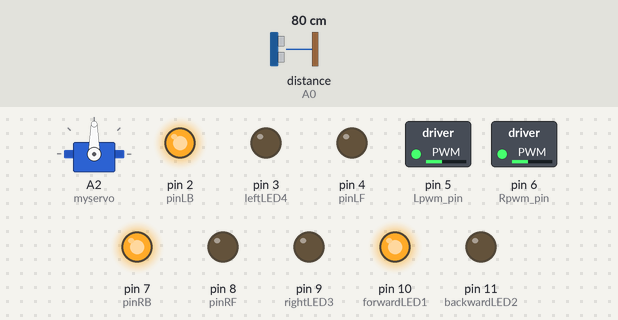
A sketch run on a simulated Arduino Uno, built with avr-gcc and run on an emulated ATmega328P. On the bench: servo, switched loads named in the sketch (green lamp = pin HIGH), output pins drawn as LEDs (lit = HIGH). Wiring (inferred from the names in the program): ultrasonic range finder: trigger A1; echo A0. Dashed ring = blinking. The inputs (shaded band) are chosen by the test bench; at power-on: distance to the obstacle (sensor on A0) 80 cm. The echo pulse lasts 58.3 µs per cm; pins used as bus, display or sensor lines are not drawn.

Above: at 1.2 s.
1.3 s: distance to the obstacle (sensor on A0) set to 23 cm
2.8 s: distance to the obstacle (sensor on A0) set to 19 cm
At 5.0 s:
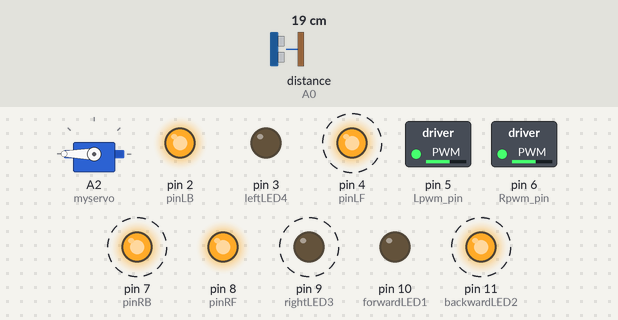
5.8 s: distance to the obstacle (sensor on A0) set to 35 cm
At 7.0 s:
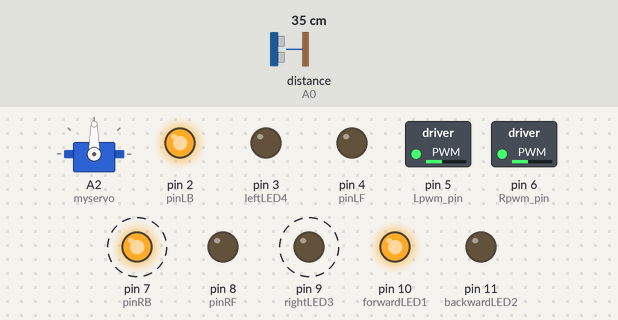
7.5 s: distance to the obstacle (sensor on A0) set to 2 cm
At 10.3 s:
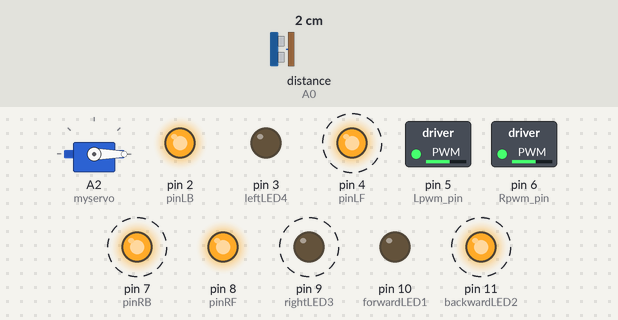
Timing chart, 0 to 11.5 s (numbered marks = the images above; inputs shaded):
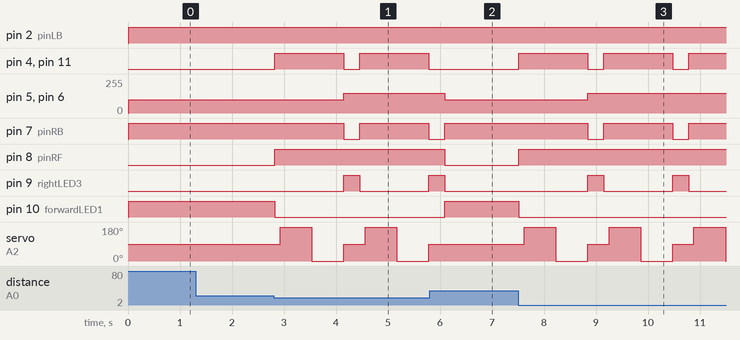

Measured:
- the behaviour switches between 21 and 20 cm on distance to the obstacle (sensor on A0) (found by bisection; images 0 and 1)
- after the input at 1.3 s, every drawn part: stays the same
- after the input at 2.8 s, pin 4 (pinLF): alternates HIGH for 1.3 s and LOW for 0.31 s, starting at once; pin 5 (Lpwm_pin): 100/255 → 150/255 after 1.3 s
- after the input at 5.8 s, pin 4 (pinLF): stays LOW (without the input it goes to HIGH after 0.29 s); pin 5 (Lpwm_pin): 150/255 → 100/255 after 0.29 s
- after the input at 7.5 s, pin 4 (pinLF): alternates HIGH for 1.3 s and LOW for 0.31 s, starting at once; pin 5 (Lpwm_pin): 100/255 → 150/255 after 1.3 s

The sketch:

Obstacle_Avoidance_Robot_Car.ino
```cpp
#include <Servo.h>
#include <Servo.h>
Servo myservo;
int Echo_Pin=A0;
int Trig_Pin=A1;
#define Lpwm_pin  5
#define Rpwm_pin  6
int pinLB=2;
int pinLF=4;
int pinRB=7;
int pinRF=8;
const int forwardLED1 = 10;
const int backwardLED2 = 11;
const int rightLED3 = 9;
const int leftLED4 = 3;
volatile int D_mix;
volatile int D_mid;
volatile int D_max;
volatile int Front_Distance;
volatile int Left_Distance;
volatile int Right_Distance;
volatile int Right_IR_Value;
volatile int Left_IR_Value;

float checkdistance() {
  digitalWrite(Trig_Pin, LOW);
  delayMicroseconds(2);
  digitalWrite(Trig_Pin, HIGH);
  delayMicroseconds(10);
  digitalWrite(Trig_Pin, LOW);
  float distance = pulseIn(Echo_Pin, HIGH) / 58.00;
  delay(10);
  return distance;
}

void Detect_Left_and_Right__distance() {
  myservo.write(180);
  delay(400);
  Left_Distance = checkdistance();
  delay(600);
  Serial.print("Left_Distance:");
  Serial.println(Left_Distance);
  myservo.write(0);
  delay(400);
  Right_Distance = checkdistance();
  delay(600);
  Serial.print("Right_Distance:");
  Serial.println(Right_Distance);
  myservo.write(90);
}

void Ultrasonic_obstacle_avoidance()
{
  Front_Distance=checkdistance();
  if((Front_Distance < 20)&&(Front_Distance > 0))
{
    stopp();
    delay(100);
    myservo.write(180);
    delay(500);
    Left_Distance=checkdistance();
    delay(100);
    myservo.write(0);
    delay(500);
    Right_Distance=checkdistance();
    delay(100);
if(Left_Distance > Right_Distance)
    {
      rotate_left(150);
      myservo.write(90);
      delay(300);
    }
    else
    {
      rotate_right(150);
      myservo.write(90);
      delay(300);
    }
  }
  else
  {
    go_forward(100);
  }
}


void Obstacle_Avoidance_Main()
{
  Ultrasonic_obstacle_avoidance();
}


void setup(){
  myservo.attach(A2);
  Serial.begin(9600);
  D_mix = 10;
  D_mid = 20;
  D_max = 100;
  Front_Distance = 0;
  Left_Distance = 0;
  Right_Distance = 0;
  myservo.write(90);
  pinMode(Echo_Pin, INPUT);
  pinMode(Trig_Pin, OUTPUT);
  pinMode(pinLB,OUTPUT);
  pinMode(pinLF,OUTPUT);
  pinMode(pinRB,OUTPUT);
  pinMode(pinRF,OUTPUT);
  pinMode(Lpwm_pin,OUTPUT);
  pinMode(Rpwm_pin,OUTPUT);
  pinMode(forwardLED1, OUTPUT);
  pinMode(backwardLED2, OUTPUT);
  pinMode(rightLED3, OUTPUT);
  pinMode(leftLED4, OUTPUT);

}

void loop(){
  Obstacle_Avoidance_Main();

}


void go_forward(unsigned char speed_val)
    {digitalWrite(forwardLED1, HIGH);
     digitalWrite(backwardLED2, LOW);
     digitalWrite(rightLED3, LOW);
     digitalWrite(leftLED4, LOW);

     digitalWrite(pinRB,HIGH);
     digitalWrite(pinRF,LOW);
     digitalWrite(pinLB,HIGH);
     digitalWrite(pinLF,LOW);
     analogWrite(Lpwm_pin,speed_val);
     analogWrite(Rpwm_pin,speed_val);


    }

void go_backward(unsigned char speed_val)
    {digitalWrite(pinRB,LOW);
     digitalWrite(pinRF,HIGH);
     digitalWrite(pinLB,LOW);
     digitalWrite(pinLF,HIGH);
     analogWrite(Lpwm_pin,speed_val);
     analogWrite(Rpwm_pin,speed_val);
    }

void rotate_left(unsigned char speed_val)
    {digitalWrite(leftLED4, HIGH);
     digitalWrite(rightLED3, LOW);
     digitalWrite(forwardLED1, LOW);
     digitalWrite(backwardLED2, LOW);

     digitalWrite(pinRB,HIGH);
     digitalWrite(pinRF,LOW );
     digitalWrite(pinLB,LOW);
     digitalWrite(pinLF,HIGH);
     analogWrite(Lpwm_pin,speed_val);
     analogWrite(Rpwm_pin,speed_val);


    }
void rotate_right(unsigned char speed_val)
    {digitalWrite(rightLED3, HIGH);
     digitalWrite(leftLED4, LOW);
     digitalWrite(forwardLED1, LOW);
     digitalWrite(backwardLED2, LOW);

     digitalWrite(pinRB,LOW);
     digitalWrite(pinRF,HIGH);
     digitalWrite(pinLB,HIGH);
     digitalWrite(pinLF,LOW);
     analogWrite(Lpwm_pin,speed_val);
     analogWrite(Rpwm_pin,speed_val);

    }
void stopp()
    {digitalWrite(backwardLED2, HIGH);
     digitalWrite(forwardLED1, LOW);
     digitalWrite(rightLED3, LOW);
     digitalWrite(leftLED4, LOW);

     digitalWrite(pinRB,HIGH);
     digitalWrite(pinRF,HIGH);
     digitalWrite(pinLB,HIGH);
     digitalWrite(pinLF,HIGH);
    }
```
